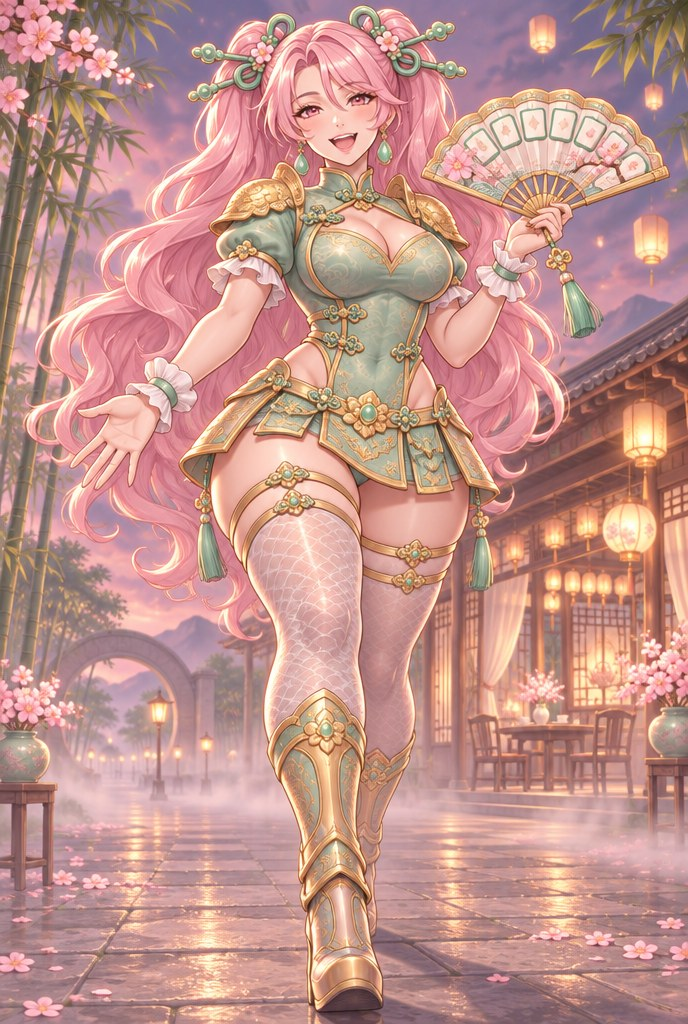
#> input picture assets/incoming/art_full/mc/battle_D_low_stride_search_pick.jpg, 688 x 1024 px
$ python -i golden_gate.py   (imports and definitions only)
#> lines starting #> are read from the running program, lines starting #| are printed output that depends on the picture
#!/usr/bin/env python3
"""P50: measurable parts of the GDD 11.4 'Single style' gate for the golden composites.

usage: golden_gate.py PICKS_DIR [--landmarks FILE] [-o OUT.json]
  PICKS_DIR holds <heroine>_<scene>_1k.png (heroine in mc|yue|nova).
Measures per frame (HSV, whole frame, background of the same hue counts against the heroine = strict):
  accent_pct (strict mask, verdict) / accent_loose_pct  area share of the heroine accent hue (mc: pink hair #ff8fb8; yue: lavender #c8b6ff; nova: neon cyan+magenta)
  gold_pct    area share of saturated gold (hue 36-55 deg, s>0.28, v>0.45)
  heads       (crown_y -> sole_y) / head height, from --landmarks {frame: {crown, chin, sole}} (pixel y); frames
              without a sole landmark (figure cropped at thigh/knee) are reported as null = not measurable.
Criteria: accent <= 20%, heads 7.0-7.5 (tolerance +-0.4 because landmarks are hand-placed on 1344 px frames).
"""
import argparse, glob, json, os, colorsys
import numpy as np
from PIL import Image

def hsv(path, scale=4):
#> called with scale = 4
    im = Image.open(path).convert('RGB')
#> im is the input picture: PIL image 688x1024 RGB; mean R, G, B 194.1, 147.5, 140.6
    im = im.resize((im.width // scale, im.height // scale), Image.BILINEAR)
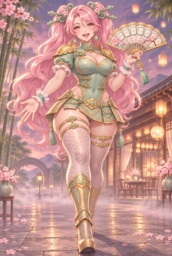
#> im: PIL image 172x256 RGB; mean R, G, B 194.2, 147.5, 140.6
    return np.asarray(im.convert('HSV')).astype(np.float32)
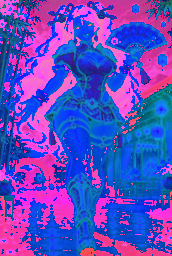
#> returned value: shape (256, 172, 3) float32; mean of channels 0, 1, 2 93.4, 75, 194.6; drawn as R, G, B

# two definitions: strict = clearly saturated accent pixels; loose = whole hue family incl. hazy/dark tints
# (the gate verdict uses STRICT; loose is an upper bound that also counts haze, dark wood and background tints)
TH = {'strict': {'mc': (0.22, 0.45), 'yue': (0.15, 0.45), 'nova': (0.5, 0.6)},
      'loose':  {'mc': (0.12, 0.30), 'yue': (0.10, 0.30), 'nova': (0.30, 0.40)}}

def accent_mask(h, who, mode='strict'):
    H, S, V = h[..., 0] * 360 / 255, h[..., 1] / 255, h[..., 2] / 255
    s, v = TH[mode][who]
    if who == 'mc':     # sakura pink hair; skin (hue 10-35) excluded
        hue = (H >= 325) | (H <= 5)
    elif who == 'yue':  # lavender / violet
        hue = (H >= 245) & (H <= 290)
    elif who == 'nova':  # neon cyan + magenta
        hue = ((H >= 170) & (H <= 200)) | ((H >= 295) & (H <= 335))
    else:
        raise ValueError(who)
    return hue & (S > s) & (V > v)

def gold_mask(h):
    H, S, V = h[..., 0] * 360 / 255, h[..., 1] / 255, h[..., 2] / 255
    return (H >= 36) & (H <= 55) & (S > 0.28) & (V > 0.45)

def main():
    ap = argparse.ArgumentParser(description=__doc__, formatter_class=argparse.RawDescriptionHelpFormatter)
    ap.add_argument('picks'); ap.add_argument('--landmarks'); ap.add_argument('-o', '--out')
    a = ap.parse_args()
    lm = json.load(open(a.landmarks)) if a.landmarks else {}
    out = {}
    for f in sorted(glob.glob(os.path.join(a.picks, '*_1k.png'))):
        key = os.path.basename(f)[:-7]
        who = key.split('_')[0]
        h = hsv(f)
        r = {'accent_pct': round(100 * accent_mask(h, who, 'strict').mean(), 1),
             'accent_loose_pct': round(100 * accent_mask(h, who, 'loose').mean(), 1), 'gold_pct': round(100 * gold_mask(h).mean(), 2),
             'heads': None}
        L = lm.get(key)
        if L and L.get('sole'):
            head = L['chin'] - L['crown']
            r['heads'] = round((L['sole'] - L['crown']) / head, 2)
        r['accent_ok'] = bool(r['accent_pct'] <= 20.0)
        r['heads_ok'] = None if r['heads'] is None else bool(6.6 <= r['heads'] <= 7.9)
        out[key] = r
    txt = json.dumps(out, indent=1)
    if a.out: open(a.out, 'w').write(txt)
    print(txt)

# [2 lines not run here, left out]

>>> result = hsv('../../assets/incoming/art_full/mc/battle_D_low_stride_search_pick.jpg')
